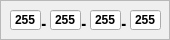
<?xml version="1.0" encoding="UTF-8"?>
<ui version="4.0">
 <class>FrameIPdit</class>
 <widget class="QFrame" name="FrameIPdit">
  <property name="geometry">
   <rect>
    <x>0</x>
    <y>0</y>
    <width>170</width>
    <height>40</height>
   </rect>
  </property>
  <property name="windowTitle">
   <string>Frame</string>
  </property>
  <property name="frameShape">
   <enum>QFrame::StyledPanel</enum>
  </property>
  <property name="frameShadow">
   <enum>QFrame::Raised</enum>
  </property>
  <widget class="QLineEdit" name="lineEdit_B0">
   <property name="geometry">
    <rect>
     <x>130</x>
     <y>10</y>
     <width>31</width>
     <height>20</height>
    </rect>
   </property>
   <property name="font">
    <font>
     <pointsize>9</pointsize>
     <weight>75</weight>
     <bold>true</bold>
    </font>
   </property>
   <property name="text">
    <string>255</string>
   </property>
   <property name="maxLength">
    <number>3</number>
   </property>
   <property name="alignment">
    <set>Qt::AlignCenter</set>
   </property>
  </widget>
  <widget class="QLabel" name="label">
   <property name="geometry">
    <rect>
     <x>40</x>
     <y>10</y>
     <width>16</width>
     <height>16</height>
    </rect>
   </property>
   <property name="font">
    <font>
     <pointsize>20</pointsize>
     <weight>75</weight>
     <bold>true</bold>
    </font>
   </property>
   <property name="text">
    <string>.</string>
   </property>
  </widget>
  <widget class="QLabel" name="label_3">
   <property name="geometry">
    <rect>
     <x>120</x>
     <y>10</y>
     <width>16</width>
     <height>16</height>
    </rect>
   </property>
   <property name="font">
    <font>
     <pointsize>20</pointsize>
     <weight>75</weight>
     <bold>true</bold>
    </font>
   </property>
   <property name="text">
    <string>.</string>
   </property>
  </widget>
  <widget class="QLineEdit" name="lineEdit_B2">
   <property name="geometry">
    <rect>
     <x>50</x>
     <y>10</y>
     <width>31</width>
     <height>20</height>
    </rect>
   </property>
   <property name="font">
    <font>
     <pointsize>9</pointsize>
     <weight>75</weight>
     <bold>true</bold>
    </font>
   </property>
   <property name="text">
    <string>255</string>
   </property>
   <property name="maxLength">
    <number>3</number>
   </property>
   <property name="alignment">
    <set>Qt::AlignCenter</set>
   </property>
  </widget>
  <widget class="QLineEdit" name="lineEdit_B1">
   <property name="geometry">
    <rect>
     <x>90</x>
     <y>10</y>
     <width>31</width>
     <height>20</height>
    </rect>
   </property>
   <property name="font">
    <font>
     <pointsize>9</pointsize>
     <weight>75</weight>
     <bold>true</bold>
    </font>
   </property>
   <property name="text">
    <string>255</string>
   </property>
   <property name="maxLength">
    <number>3</number>
   </property>
   <property name="alignment">
    <set>Qt::AlignCenter</set>
   </property>
  </widget>
  <widget class="QLineEdit" name="lineEdit_B3">
   <property name="geometry">
    <rect>
     <x>10</x>
     <y>10</y>
     <width>31</width>
     <height>20</height>
    </rect>
   </property>
   <property name="font">
    <font>
     <pointsize>9</pointsize>
     <weight>75</weight>
     <bold>true</bold>
    </font>
   </property>
   <property name="text">
    <string>255</string>
   </property>
   <property name="maxLength">
    <number>3</number>
   </property>
   <property name="frame">
    <bool>true</bool>
   </property>
   <property name="alignment">
    <set>Qt::AlignCenter</set>
   </property>
   <property name="placeholderText">
    <string/>
   </property>
  </widget>
  <widget class="QLabel" name="label_2">
   <property name="geometry">
    <rect>
     <x>80</x>
     <y>10</y>
     <width>16</width>
     <height>16</height>
    </rect>
   </property>
   <property name="font">
    <font>
     <pointsize>20</pointsize>
     <weight>75</weight>
     <bold>true</bold>
    </font>
   </property>
   <property name="text">
    <string>.</string>
   </property>
  </widget>
 </widget>
 <tabstops>
  <tabstop>lineEdit_B3</tabstop>
  <tabstop>lineEdit_B2</tabstop>
  <tabstop>lineEdit_B1</tabstop>
  <tabstop>lineEdit_B0</tabstop>
 </tabstops>
 <resources/>
 <connections/>
</ui>
